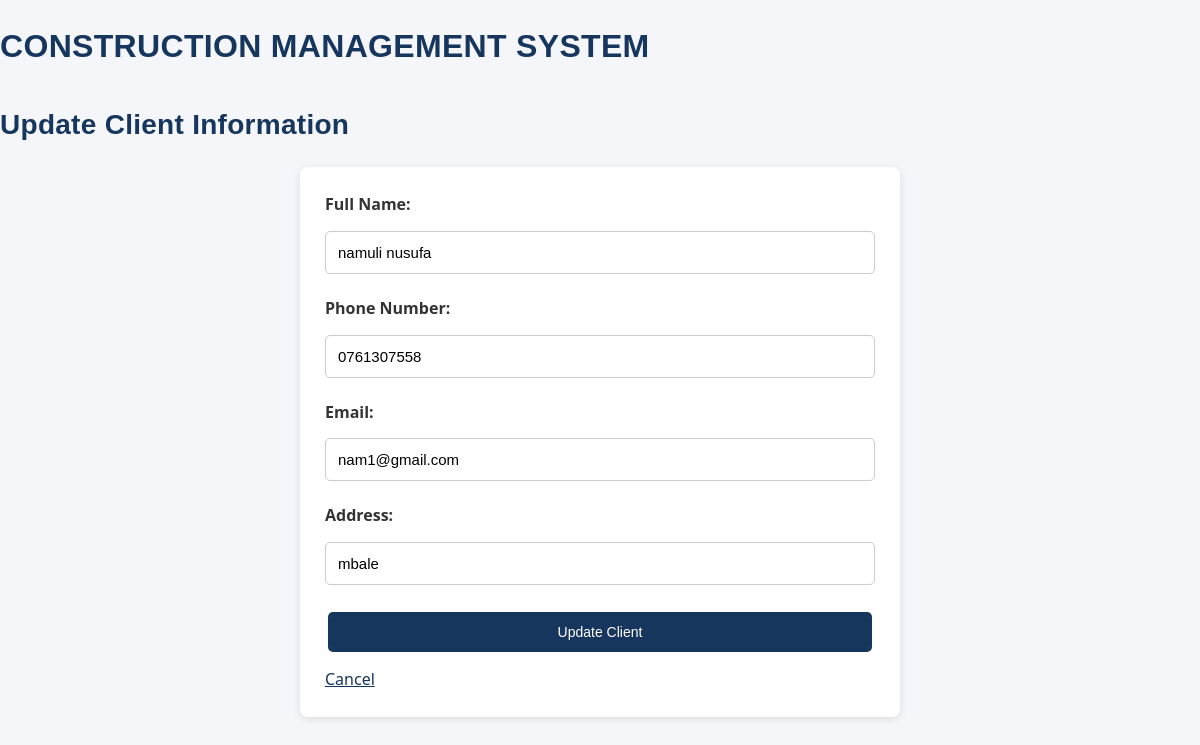
Page /clients/update/2/ on the committed database.
### myapp/models.py (models this page shows, shortened)
class clients(models.Model):
    Full_Name = models.CharField(max_length=100)
    Phone_Number = models.CharField(max_length=20, unique=True)
    Email = models.EmailField(unique=True)
    Address = models.CharField(max_length=200)

### myapp/views.py (the view, shortened to what this page needs)
# urls.py: path('clients/update/<int:id>/', views.update_client, name='update_client'),
def update_client(request, id):
    client = get_object_or_404(clients, id=id)
    return render(request, 'update_client.html', {
        'client': client
    })

### myapp/templates/update_client.html (shortened to what this page needs)
<!DOCTYPE html>
<html lang="en">
<head>
    {% load static %}
    <link rel="stylesheet" href="{% static 'style.css' %}">
</head>
<body>
    <header>
        <h1>CONSTRUCTION MANAGEMENT SYSTEM</h1>
        <h2>Update Client Information</h2>
    </header>
    <main>
        <form method="POST">
            <label>Full Name:</label>
            <input type="text" name="Full_Name"
                   value="{{ client.Full_Name }}" required>
            <label>Phone Number:</label>
            <input type="text" name="Phone_Number"
                   value="{{ client.Phone_Number }}" required>
            <label>Email:</label>
            <input type="email" name="Email"
                   value="{{ client.Email }}" required>
            <label>Address:</label>
            <input type="text" name="Address"
                   value="{{ client.Address }}" required>
            <button type="submit">Update Client</button>
            <a href="{% url 'clients' %}">Cancel</a>
        </form>
    </main>
</body>
</html>

### myapp/static/style.css (style rules this page uses)
:root { --navy: #17365d; --navy-dark: #0f2542; --blue: #245a91; --safety: #f4c542; --paper: #f4f6f9; --ink: #2b2f36; --font-body: "Barlow", "Segoe UI", Arial, sans-serif; --font-display: "Barlow Condensed", "Arial Narrow", Arial, sans-serif; }
* { box-sizing: border-box; }
body { font-family: var(--font-body); background-color: var(--paper); color: var(--ink); margin: 0; padding: 0; line-height: 1.6; }
h1, h2 { font-family: var(--font-display); color: var(--navy); letter-spacing: 0.01em; }
h1 { margin-bottom: 25px; }
h2 { font-size: 28px; margin-top: 30px; margin-bottom: 15px; }
a { color: var(--navy); }
form { background-color: white; max-width: 600px; margin: 20px auto; padding: 25px; border-radius: 8px; box-shadow: 0 2px 8px rgba(0, 0, 0, 0.1); display: flex; flex-direction: column; gap: 10px; }
form label { display: block; font-weight: bold; color: #333; margin-bottom: 3px; }
form input[type="text"], form input[type="email"], form input[type="number"], form input[type="date"], form input[type="password"], form input[type="tel"], form select, form textarea { width: 100%; padding: 12px; border: 1px solid #ccc; border-radius: 5px; font-size: 15px; margin-bottom: 12px; }
form input::placeholder, form textarea::placeholder { color: #999; }
button, input[type="submit"], input[type="reset"] { background-color: var(--navy); color: white; padding: 12px 18px; border: none; border-radius: 5px; cursor: pointer; font-size: 14px; margin: 5px 3px; }

### rows in the picture
clients: Full_Name "namuli nusufa", Phone_Number "0761307558", Email "nam1@gmail.com", Address "mbale"
